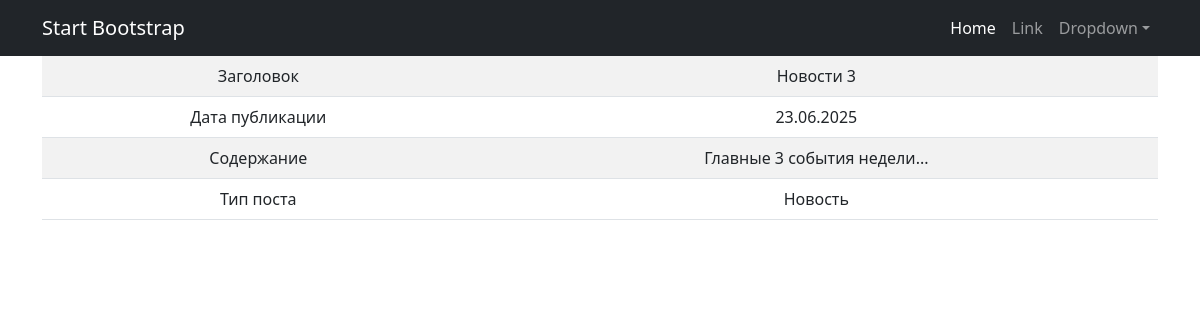
Screenshot of /news/4/ with the database file from the repository.
### news/models.py (models this page shows, shortened)
class Post(models.Model):
    ARTICLE = 'AR'
    NEWS = 'NW'
    POST_TYPES = [
        (ARTICLE, 'Статья'),
        (NEWS, 'Новость')
    ]
    author = models.ForeignKey(Author, on_delete=models.CASCADE)
    date_created = models.DateTimeField(auto_now_add=True)
    category = models.ManyToManyField(Category, through='PostCategory')
    title = models.CharField(max_length=255, null=False)
    content = models.TextField(max_length=1000)
    rating = models.IntegerField(default=0)
    type_post = models.CharField(choices=POST_TYPES, default=ARTICLE)

### news/views.py (the view)
# urls.py: path('<int:pk>/', NewsDetail.as_view(), name='news_detail'),
class NewsDetail(DetailView):
    model = Post
    template_name = 'news.html'
    context_object_name = 'post'

### news/templatetags/custom_filters.py (called while the page is built)
@register.filter()
def censor(value:str):
    if not isinstance(value, str):
        return str(value)
    res = []
    words = re.findall(r'(\w+|\s+|\W+)', value)
    for word in words:
        if word.strip().lower() in UNWANTED_WORDS:
            res.append('*'*len(word))
        else:
            res.append(word)
    return ''.join(res)

### templates/news.html (shortened to what this page needs)
{% extends 'flatpages/default.html' %}
{% load custom_filters %}
{% block content %}
    <table class="table table-striped">
        <tr>
            <td>Заголовок</td>
            <td>{{ post.title|censor }}</td>
        </tr>
        <tr>
            <td>Дата публикации</td>
            <td>{{ post.date_created|date:"d.m.Y" }}</td>
        </tr>
        <tr>
            <td>Содержание</td>
            <td>{{ post.content|censor }}</td>
        </tr>
        <tr>
            <td>Тип поста</td>
            <td>{{ post.get_type_post_display }}</td>
        </tr>
    </table>
{% endblock content %}

### rows the page displays
Post: title|censor "Новости 3", date_created "23.06.2025", content|censor "Главные 3 события недели...", type_post "Новость"
